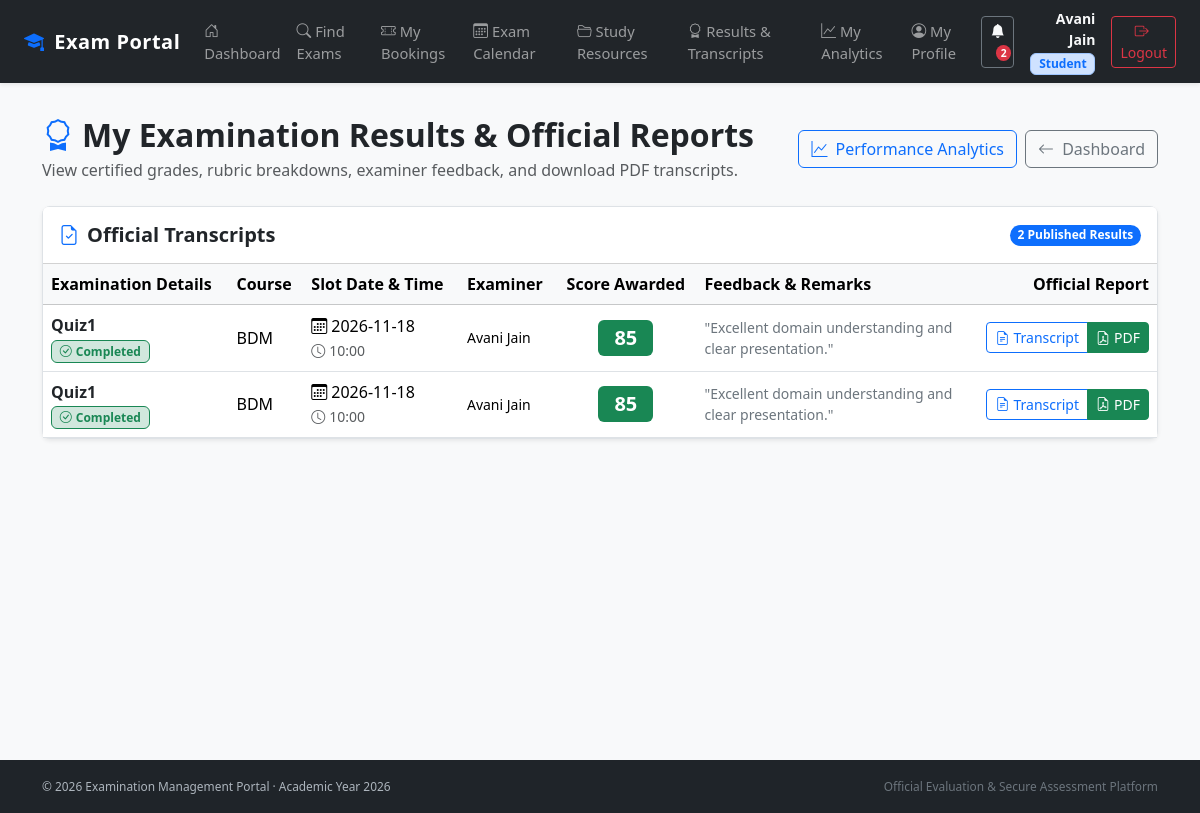
The app's page /student/results (signed in) with its own data.
### models.py (models this page shows, shortened)
class User(db.Model):
    id = db.Column(db.Integer, primary_key=True)
    name = db.Column(db.String(100), nullable=False)
    email = db.Column(db.String(100), unique=True, nullable=False)
    password_hash = db.Column(db.String(200), nullable=False)
    role = db.Column(db.String(20), nullable=False)
    is_approved = db.Column(db.Boolean, default=False)
    is_active = db.Column(db.Boolean, default=True)

class Evaluation(db.Model):
    id = db.Column(db.Integer, primary_key=True)
    booking_id = db.Column(
        db.Integer, db.ForeignKey("booking.id"), unique=True, nullable=False
    )
    examiner_id = db.Column(
        db.Integer, db.ForeignKey("user.id"), nullable=False
    )
    marks = db.Column(db.Integer)
    remarks = db.Column(db.String(500))
    status = db.Column(db.String(20), default="Pending")
    booking = db.relationship("Booking", backref=db.backref("evaluation", uselist=False))
    examiner = db.relationship("User")

class Examination(db.Model):
    id = db.Column(db.Integer, primary_key=True)
    name = db.Column(db.String(100), nullable=False)
    course_id = db.Column(
        db.Integer, db.ForeignKey("course.id"), nullable=False
    )
    status = db.Column(db.String(30), default="Draft")
    slot_creation_start = db.Column(db.String(30))
    slot_creation_end = db.Column(db.String(30))
    slot_creation_open = db.Column(db.Boolean, default=False)
    booking_open = db.Column(db.Boolean, default=False)
    booking_start = db.Column(db.String(30))
    booking_end = db.Column(db.String(30))
    slot_creation_override = db.Column(db.String(10), default=None)
    booking_override = db.Column(db.String(10), default=None)
    course = db.relationship("Course", backref="examinations")

class Course(db.Model):
    id = db.Column(db.Integer, primary_key=True)
    name = db.Column(db.String(100), nullable=False)
    description = db.Column(db.String(500))
    resources = db.relationship(
        "CourseResource", backref="course", cascade="all, delete-orphan"
    )

class ExaminationSlot(db.Model):
    id = db.Column(db.Integer, primary_key=True)
    examination_id = db.Column(
        db.Integer, db.ForeignKey("examination.id"), nullable=False
    )
    examiner_id = db.Column(
        db.Integer, db.ForeignKey("user.id"), nullable=False
    )
    date = db.Column(db.String(20), nullable=False)
    time = db.Column(db.String(20), nullable=False)
    examination = db.relationship("Examination", backref="slots")
    examiner = db.relationship("User", backref="assigned_slots")
    capacity = db.Column(db.Integer, default=1)

### app.py (the view)
@app.route("/student/results")
@role_required("Student")
def student_results():
    evaluations = Evaluation.query.join(
        Booking,
        Evaluation.booking_id == Booking.id
    ).filter(
        Booking.student_id == session["user_id"],
        Evaluation.status == "Completed"
    ).all()
    return render_template(
        "student_results.html",
        evaluations=evaluations
    )

### app.py (called while the page is built)
@app.context_processor
def inject_global_data():
    unread_count = 0
    if "user_id" in session:
        try:
            unread_count = Notification.query.filter_by(
                user_id=session["user_id"], is_read=False
            ).count()
        except Exception:
            pass
    return dict(unread_notifications_count=unread_count)

def role_required(required_role):
    def decorator(function):
        @wraps(function)
        def wrapper(*args, **kwargs):
            if "user_id" not in session:
                return redirect(url_for("login"))
            user = User.query.get(session["user_id"])
            if user is None or not user.is_active:
                session.clear()
                return redirect(url_for("login"))
            if user.role != required_role:
                abort(403)
            if user.role == "Examiner" and not user.is_approved:
                session.clear()
                return redirect(url_for("login"))
            return function(*args, **kwargs)
        return wrapper
    return decorator

### templates/student_results.html (shortened to what this page needs)
{% extends "base.html" %}
{% block content %}
<div class="container my-4">
    <div class="d-flex justify-content-between align-items-center mb-4 flex-wrap gap-2">
        <div>
            <h2 class="fw-bold mb-1"><i class="bi bi-award me-2 text-primary"></i>My Examination Results & Official Reports</h2>
            <p class="text-muted mb-0">View certified grades, rubric breakdowns, examiner feedback, and download PDF transcripts.</p>
        </div>
        <div class="d-flex gap-2">
            <a href="{{ url_for('performance_analytics') }}" class="btn btn-outline-primary">
                <i class="bi bi-graph-up me-1"></i> Performance Analytics
            </a>
            <a href="{{ url_for('student_dashboard') }}" class="btn btn-outline-secondary">
                <i class="bi bi-arrow-left me-1"></i> Dashboard
            </a>
        </div>
    </div>
    <div class="card shadow-sm border bg-white">
        <div class="card-header bg-white py-3 d-flex justify-content-between align-items-center">
            <h5 class="fw-bold text-dark mb-0"><i class="bi bi-file-earmark-check me-2 text-primary"></i>Official Transcripts</h5>
            <span class="badge bg-primary rounded-pill">{{ evaluations|length }} Published Results</span>
        </div>
        <div class="card-body p-0">
            {% if evaluations %}
            <div class="table-responsive">
                <table class="table table-hover align-middle mb-0">
                    <thead class="table-light">
                        <tr>
                            <th>Examination Details</th>
                            <th>Course</th>
                            <th>Slot Date & Time</th>
                            <th>Examiner</th>
                            <th class="text-center">Score Awarded</th>
                            <th>Feedback & Remarks</th>
                            <th class="text-end">Official Report</th>
                        </tr>
                    </thead>
                    <tbody>
                        {% for ev in evaluations %}
                        <tr>
                            <td>
                                <div class="fw-bold text-dark fs-6">{{ ev.booking.slot.examination.name }}</div>
                                <span class="badge bg-success-subtle text-success border border-success">
                                    <i class="bi bi-check-circle me-1"></i>Completed
                                </span>
                            </td>
                            <td>{{ ev.booking.slot.examination.course.name }}</td>
                            <td>
                                <div><i class="bi bi-calendar3 me-1"></i>{{ ev.booking.slot.date }}</div>
                                <small class="text-muted"><i class="bi bi-clock me-1"></i>{{ ev.booking.slot.time }}</small>
                            </td>
                            <td class="small">{{ ev.examiner.name }}</td>
                            <td class="text-center">
                                <span class="badge bg-success fs-5 px-3 py-2">
                                    {{ ev.marks }}
                                </span>
                            </td>
                            <td class="small text-secondary" style="max-width: 260px;">
                                "{{ ev.remarks or 'Satisfactory evaluation completed.' }}"
                            </td>
                            <td class="text-end">
                                <div class="btn-group btn-group-sm">
                                    <a href="{{ url_for('view_result_report', evaluation_id=ev.id) }}" class="btn btn-outline-primary" title="View & Print Transcript">
                                        <i class="bi bi-file-earmark-text me-1"></i>Transcript
                                    </a>
                                    <a href="{{ url_for('download_result_pdf', evaluation_id=ev.id) }}" class="btn btn-success" title="Download Official Vector PDF">
                                        <i class="bi bi-file-earmark-pdf me-1"></i>PDF
                                    </a>
                                </div>
                            </td>
                        </tr>
                        {% endfor %}
                    </tbody>
                </table>
            </div>
            {% endif %}
        </div>
    </div>
</div>
{% endblock %}

### templates/base.html (shortened to what this page needs)
<!DOCTYPE html>
<html lang="en">
<head>
    <link href="https://cdn.jsdelivr.net/npm/bootstrap@5.3.3/dist/css/bootstrap.min.css" rel="stylesheet">
    <link href="https://cdn.jsdelivr.net/npm/bootstrap-icons@1.11.3/font/bootstrap-icons.min.css" rel="stylesheet">
</head>
<body>
    <nav class="navbar navbar-expand-xl navbar-dark bg-dark fixed-top shadow-sm">
        <div class="container-fluid px-3 px-lg-4">
            <a class="navbar-brand text-white" href="{% if session.get('user_role') == 'Admin' %}{{ url_for('admin_dashboard') }}{% elif session.get('user_role') == 'Examiner' %}{{ url_for('examiner_dashboard') }}{% elif session.get('user_role') == 'Student' %}{{ url_for('student_dashboard') }}{% else %}{{ url_for('login') }}{% endif %}">
                <i class="bi bi-mortarboard-fill me-1 text-primary"></i> Exam Portal
            </a>
            <div class="collapse navbar-collapse" id="navbarNav">
                <ul class="navbar-nav me-auto mb-2 mb-xl-0">
                    {% if session.get("user_role") == "Admin" %}
                        <li class="nav-item">
                            <a class="nav-link" href="{{ url_for('admin_dashboard') }}"><i class="bi bi-speedometer2 me-1"></i>Dashboard</a>
                        </li>
                        <li class="nav-item">
                            <a class="nav-link" href="{{ url_for('courses') }}"><i class="bi bi-book me-1"></i>Courses</a>
                        </li>
                        <li class="nav-item">
                            <a class="nav-link" href="{{ url_for('examinations') }}"><i class="bi bi-clipboard2-check me-1"></i>Examinations</a>
                        </li>
                        <li class="nav-item">
                            <a class="nav-link" href="{{ url_for('admin_slots') }}"><i class="bi bi-calendar-range me-1"></i>Slots</a>
                        </li>
                        <li class="nav-item">
                            <a class="nav-link" href="{{ url_for('admin_bookings') }}"><i class="bi bi-journal-bookmark me-1"></i>Bookings</a>
                        </li>
                        <li class="nav-item">
                            <a class="nav-link" href="{{ url_for('admin_users') }}"><i class="bi bi-people me-1"></i>Students & Users</a>
                        </li>
                        <li class="nav-item">
                            <a class="nav-link" href="{{ url_for('admin_examiner_analytics') }}"><i class="bi bi-person-check me-1"></i>Examiner Tracking</a>
                        </li>
                        <li class="nav-item">
                            <a class="nav-link" href="{{ url_for('performance_analytics') }}"><i class="bi bi-graph-up-arrow me-1"></i>Analytics</a>
                        </li>
                        <li class="nav-item">
                            <a class="nav-link" href="{{ url_for('admin_announcements') }}"><i class="bi bi-megaphone me-1"></i>Announcements</a>
                        </li>
                    {% elif session.get("user_role") == "Student" %}
                        <li class="nav-item">
                            <a class="nav-link" href="{{ url_for('student_dashboard') }}"><i class="bi bi-house-door me-1"></i>Dashboard</a>
                        </li>
                        <li class="nav-item">
                            <a class="nav-link" href="{{ url_for('student_examinations') }}"><i class="bi bi-search me-1"></i>Find Exams</a>
                        </li>
                        <li class="nav-item">
                            <a class="nav-link" href="{{ url_for('student_bookings') }}"><i class="bi bi-ticket-perforated me-1"></i>My Bookings</a>
                        </li>
                        <li class="nav-item">
                            <a class="nav-link" href="{{ url_for('student_calendar') }}"><i class="bi bi-calendar3 me-1"></i>Exam Calendar</a>
                        </li>
                        <li class="nav-item">
                            <a class="nav-link" href="{{ url_for('student_resources') }}"><i class="bi bi-folder2-open me-1"></i>Study Resources</a>
                        </li>
                        <li class="nav-item">
                            <a class="nav-link" href="{{ url_for('student_results') }}"><i class="bi bi-award me-1"></i>Results & Transcripts</a>
                        </li>
                        <li class="nav-item">
                            <a class="nav-link" href="{{ url_for('performance_analytics') }}"><i class="bi bi-graph-up me-1"></i>My Analytics</a>
                        </li>
                        <li class="nav-item">
                            <a class="nav-link" href="{{ url_for('student_profile') }}"><i class="bi bi-person-circle me-1"></i>My Profile</a>
                        </li>
                    {% endif %}
                </ul>
                {% if session.get("user_id") %}
                    <div class="d-flex align-items-center gap-3">
                        <a href="{{ url_for('notifications') }}" class="btn btn-outline-secondary btn-sm position-relative text-light" title="Notification Centre">
                            <i class="bi bi-bell-fill"></i>
                            {% if unread_notifications_count and unread_notifications_count > 0 %}
                                <span class="badge bg-danger badge-notification">{{ unread_notifications_count }}</span>
                            {% endif %}
                        </a>
                        <div class="text-light d-none d-md-block text-end">
                            <div class="small fw-semibold">{{ session.get("user_name") }}</div>
                            <span class="badge bg-primary-subtle text-primary border border-primary-subtle">{{ session.get("user_role") }}</span>
                        </div>
                        <a href="{{ url_for('logout') }}" class="btn btn-outline-danger btn-sm" title="Log out of system">
                            <i class="bi bi-box-arrow-right me-1"></i>Logout
                        </a>
                    </div>
                {% else %}
                    <div class="d-flex gap-2">
                        <a href="{{ url_for('login') }}" class="btn btn-outline-light btn-sm">Login</a>
                        <a href="{{ url_for('register') }}" class="btn btn-primary btn-sm">Register</a>
                    </div>
                {% endif %}
            </div>
        </div>
    </nav>
    <main class="py-3">
        {% block content %}{% endblock %}
    </main>
    <footer class="text-center no-print">
        <div class="container">
            <div class="d-flex justify-content-between align-items-center flex-wrap small">
                <span>&copy; {{ 2026 }} Examination Management Portal &middot; Academic Year 2026</span>
                <span class="text-secondary">Official Evaluation & Secure Assessment Platform</span>
            </div>
        </div>
    </footer>
</body>
</html>

### templates/base.html (style rules this page uses)
body { padding-top: 60px; background-color: #f8f9fa; }
.navbar-brand { font-weight: 700; letter-spacing: 0.5px; }
.nav-link { font-weight: 500; font-size: 0.92rem; }
main { min-height: calc(100vh - 60px - 56px); }
footer { background: #1f2429; color: #adb5bd; padding: 1.1rem 0; font-size: 0.85rem; }
.card { border-radius: 0.5rem; border: 1px solid rgba(0,0,0,0.08); box-shadow: 0 0.125rem 0.25rem rgba(0,0,0,0.04); }
.badge-notification { position: absolute; top: -4px; right: -6px; font-size: 0.65rem; border-radius: 50%; padding: 0.25em 0.45em; }

### records on screen
User: get "Student"
Evaluation: booking.slot.examination.name "Quiz1", booking.slot.examination.course.name "BDM", booking.slot "2026-11-18", booking.slot.time "10:00", examiner.name "Avani Jain", marks "85", remarks "Excellent domain understanding and clear presentation."
Evaluation: booking.slot.examination.name "Quiz1", booking.slot.examination.course.name "BDM", booking.slot "2026-11-18", booking.slot.time "10:00", examiner.name "Avani Jain", marks "85", remarks "Excellent domain understanding and clear presentation."

### other values on screen
{{ unread_notifications_count }} "2"
{{ session.get("user_name") }} "Avani Jain"
{{ evaluations|length }} "2"
{{ 2026 }} "2026"
